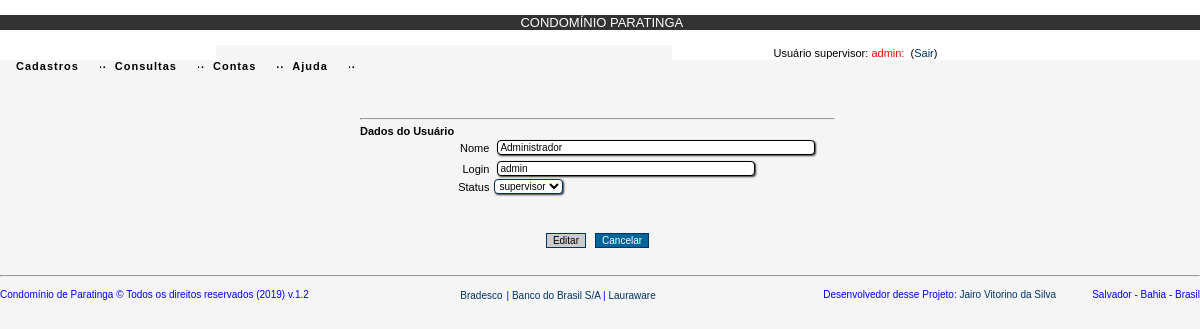
Screenshot of /usuario_edit.php (signed in) with the database file from the repository.
### tables this page shows
CREATE TABLE IF NOT EXISTS `usuarios` (
  `id_usuario` int(11) NOT NULL AUTO_INCREMENT,
  `nm_usuario` varchar(50) NOT NULL,
  `nu_cpf` varchar(11) NOT NULL,
  `nm_login` varchar(50) NOT NULL,
  `nm_senha` varchar(60) NOT NULL,
  `st_usuario` int(11) NOT NULL,
  `nu_ip` varchar(50) NOT NULL,
  `id_sexo` varchar(1) NOT NULL,
  `nu_lote` varchar(2) NOT NULL,
  `nm_quadra` varchar(1) NOT NULL,
  `nu_telefone` varchar(20) NOT NULL,
  `id_status` int(11) NOT NULL DEFAULT '3',
  `dt_cadastro` date NOT NULL,
  PRIMARY KEY (`id_usuario`),
  KEY `id_status` (`id_status`)
);

CREATE TABLE IF NOT EXISTS `status` (
  `id_status` int(11) NOT NULL AUTO_INCREMENT,
  `nm_status` varchar(50) NOT NULL,
  PRIMARY KEY (`id_status`)
);

### usuario_edit.php (the view, shortened to what this page needs)
<?php
 include "cabecalho/cabecalho.php";
 $id_usuario = @$_SESSION['id_usuario'];
 $login_paratinga = @$_SESSION['login_paratinga'];
 if ($login_paratinga){
 ?>
<html>
<head>
</head>
<link rel="stylesheet" href="css/filadelfia.css" type="text/css">
<body bgcolor="#F5F5F5" onLoad="javascript:caixas()">
<form name="form1" method="post" action="controller/usuario_controller.php" onSubmit="valida_dados(this)">
  <table width="40%" border="0" cellspacing="0" cellpadding="0" align="center">
    <tr>
      <td colspan="2" class="labelCentro">&nbsp;</td>
    </tr>
    <tr>
      <td colspan="2" class="labelCentro">&nbsp;</td>
    </tr>
    <tr>
      <td colspan="2" class="labelEsquerda">&nbsp;</td>
    </tr>
    <tr>
      <td colspan="2" class="labelCentro"><hr></td>
    </tr>
    <tr>
      <td colspan="2" class="labelEsquerda"><strong>Dados do Usu&aacute;rio</strong></td>
    </tr>
    <?php
		$sql = mysql_query("SELECT * FROM usuarios, status WHERE usuarios.id_status = status.id_status AND id_usuario = ".$id_usuario." ");
		$row = mysql_num_rows($sql);
		for ($i=0;$i<$row;$i++){
		$nm_usuario = mysql_result($sql, $i, "nm_usuario");
		$nm_login = mysql_result($sql, $i, "nm_login");
		$id_status = mysql_result($sql, $i, "id_status");
		$nm_status = mysql_result($sql, $i, "nm_status");
		}
	?>
    <tr>
      <td width="28%" class="labelDireita">Nome</td>
      <td class="labelEsquerda"><input name="nm_usuario" type="text" value="<?php echo $nm_usuario;?>" size="50" maxlength="50"></td>
    </tr>
    <tr>
      <td width="28%" class="labelDireita">Login</td>
      <td class="labelEsquerda"><input name="nm_login" type="text" value="<?php echo $nm_login;?>" size="40" maxlength="50"></td>
    </tr>
    <?php
	if ( $_SESSION['login'] == 'admin' ){
	?>
    <tr>
      <td width="28%" class="labelDireita">Status</td>
      <td class="labelEsquerda"><select name="id_status" id="id_status">
          <option value="<?php echo $id_status;?>"><?php echo $nm_status;?></option>
        </select></td>
    </tr>
	<?php }?>
    <tr>
      <td colspan="2" class="labelEsquerda">&nbsp;</td>
    </tr>
    <tr>
      <td colspan="2" class="labelEsquerda">&nbsp;</td>
    </tr>
    <tr>
      <td colspan="2" class="labelEsquerda">&nbsp;</td>
    </tr>
    <tr>
      <td colspan="2" class="labelCentro"><input name="alterarUsuario" type="submit" id="altera" value="Editar">
        <input type="button" name="volta" value="Cancelar" onClick="cancelar('controller/cancela_controller.php?cancelarOperacao=cancelarOperacao')">
      </td>
    </tr>
  </table>
</form>
</body>
<?php
 include "rodape/rodape.php";
 ?>
 <?php }?>
</html>

### css/textos.css (style rules this page uses)
input[type=text] { border-radius:4px; -moz-border-radius:4px; -webkit-border-radius:4px; box-shadow: 1px 1px 2px #333333; -moz-box-shadow: 1px 1px 2px #333333; -webkit-box-shadow: 1px 1px 2px #333333; background: #ffffff; border:1px solid #000000 }
select { border-radius:4px; -moz-border-radius:4px; -webkit-border-radius:4px; box-shadow: 1px 1px 2px #333333; -moz-box-shadow: 1px 1px 2px #333333; -webkit-box-shadow: 1px 1px 2px #333333; background: #ffffff; border:1px solid #000000 }
input[type=submit] { background:#cccccc; color:#000000; }
input[type=button] { background:#006699; color:#ffffff; }

### css/estilo.css (style rules this page uses)
body { margin-left: 0px; margin-top: 0px; margin-right: 0px; margin-bottom: 0px; SCROLLBAR-FACE-COLOR: #ffffff; SCROLLBAR-HIGHLIGHT-COLOR: #BDD5E7; SCROLLBAR-SHADOW-COLOR: #ffffff; SCROLLBAR-3DLIGHT-COLOR: #ffffff; SCROLLBAR-ARROW-COLOR: #335ec1; }
input { font-family: Arial, Helvetica, sans-serif; font-size: 10px; color: #000000; border: 1px solid #003366; margin: 3px; }

### css/filadelfia.css (style rules this page uses)
select { font-family: Arial, Helvetica, sans-serif; font-size: 10px; color: #000000; border: 1px solid #003366; }
.labelEsquerda { text-align: left; padding-right: 5px; font-family: Arial, Helvetica, sans-serif; font-size: 11px; color: #000000; }
.labelDireita { text-align: right; padding-right: 5px; font-family: Arial, Helvetica, sans-serif; font-size: 11px; color: #000000; }
.labelCentro { text-align: center; padding-right: 5px; font-family: Arial, Helvetica, sans-serif; font-size: 11px; color: #000000; }

### rows the page displays
usuarios: nm_usuario "Administrador", nm_login "admin", id_status "supervisor"

### other values shown
$_SESSION['nm_status'] "supervisor"
